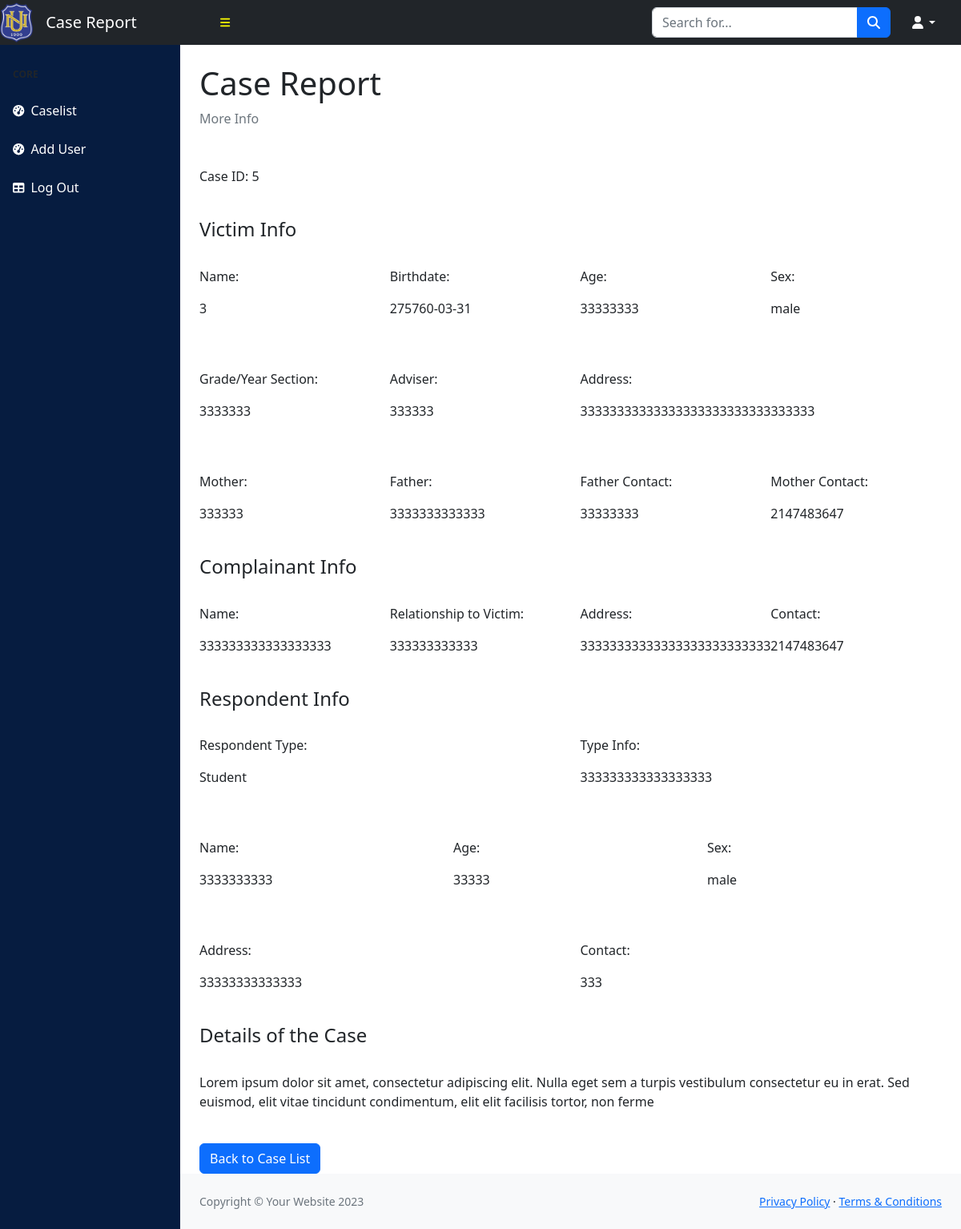
The page /startbootstrap-sb-admin-gh-pages/view_more.php?case_id=5 on the database its author committed.
### tables this page shows
CREATE TABLE `_case_reports` (
  `case_id` int(11) NOT NULL,
  `victim_name` varchar(50) NOT NULL,
  `victim_birthdate` varchar(50) NOT NULL,
  `victim_age` varchar(50) NOT NULL,
  `victim_sex` varchar(50) NOT NULL,
  `victim_gryrsection` varchar(50) NOT NULL,
  `victim_adviser` varchar(50) NOT NULL,
  `victim_mother` varchar(50) NOT NULL,
  `victim_father` varchar(50) NOT NULL,
  `victim_address` varchar(50) NOT NULL,
  `victim_father_contact` int(20) NOT NULL,
  `victim_mother_contact` int(20) NOT NULL,
  `complain_name` varchar(50) NOT NULL,
  `relationship_to_victim` varchar(50) NOT NULL,
  `complain_address` varchar(50) NOT NULL,
  `complain_contact` int(20) NOT NULL,
  `respondent_type` varchar(50) NOT NULL,
  `type_info` varchar(50) NOT NULL,
  `respondent_name` varchar(50) NOT NULL,
  `respondent_age` int(11) NOT NULL,
  `respondent_sex` varchar(50) NOT NULL,
  `respondent_address` varchar(50) NOT NULL,
  `respondent_contact` int(20) NOT NULL,
  `details_case` varchar(200) NOT NULL,
  `action` varchar(20) NOT NULL
);

### startbootstrap-sb-admin-gh-pages/view_more.php (the view, shortened to what this page needs)
<?php
$con = mysqli_connect(DB_SERVER, DB_USERNAME, DB_PASSWORD, DB_NAME);
if (isset($_GET['case_id'])) {
    $case_id = $_GET['case_id'];
} else {
}
?>
<!DOCTYPE html>
<html lang="en">
    <head>
        <link href="css/styles.css" rel="stylesheet" />
    </head>
    <body>
        <nav class="sb-topnav navbar navbar-expand navbar-dark bg-dark">
            <div class="d-flex align-items-center">
                <div class="text-center">
                    <img src="national university.png" alt="NU Logo" height="50" width="auto" class="mx-auto">
                </div>
                <a class="navbar-brand ps-3">Case Report</a>
            </div>
            <button class="btn btn-link btn-sm order-1 order-lg-0 me-4 me-lg-0" id="sidebarToggle" href="#!">
                <i class="fas fa-bars" style="color: yellow;"></i>
            </button>
            <form class="d-none d-md-inline-block form-inline ms-auto me-0 me-md-3 my-2 my-md-0">
                <div class="input-group">
                    <input class="form-control" type="text" placeholder="Search for..." aria-label="Search for..." aria-describedby="btnNavbarSearch" />
                    <button class="btn btn-primary" id="btnNavbarSearch" type="button"><i class="fas fa-search"></i></button>
                </div>
            </form>
            <ul class="navbar-nav ms-auto ms-md-0 me-3 me-lg-4">
                <li class="nav-item dropdown">
                    <a class="nav-link dropdown-toggle" id="navbarDropdown" href="#" role="button" data-bs-toggle="dropdown" aria-expanded="false"><i class="fas fa-user fa-fw"></i></a>
                </li>
            </ul>
        </nav>
        <div id="layoutSidenav">
            <div id="layoutSidenav_nav">
                <nav class="sb-sidenav accordion sb-sidenav-dark" id="sidenavAccordion">
                    <div class="sb-sidenav-menu">
                        <div class="nav">
                            <div class="sb-sidenav-menu-heading">Core</div>
                            <a class="nav-link" href="guidance_view.php">
                                <div class="sb-nav-link-icon"><i class="fas fa-tachometer-alt"></i></div>
                                Caselist
                            </a>
                            <a class="nav-link" href="register.html">
                                <div class="sb-nav-link-icon"><i class="fas fa-tachometer-alt"></i></div>
                                Add User
                            </a>
                            <a class="nav-link" href="login.html">
                                        <div class="sb-nav-link-icon"><i class="fas fa-table"></i></div>
                                        Log Out
                            </a>
                        </div>
                    </div>
                </nav>
            </div>
            <div id="layoutSidenav_content">
                <main>
                    <div class="container-fluid px-4">
                        <h1 class="mt-4">Case Report</h1>
                        <ol class="breadcrumb mb-4">
                            <li class="breadcrumb-item active">More Info</li>
                        </ol>
                        <?php
                        $sql = "SELECT * FROM _case_reports WHERE case_id = '$case_id'";
                        $result = mysqli_query($con, $sql);
                        while ($row = mysqli_fetch_assoc($result)) {
                            $case_id = $row['case_id'];
                            $victim_name = $row['victim_name'];
                            $victim_birthdate = $row['victim_birthdate'];
                            $victim_age = $row['victim_age'];
                            $victim_sex = $row['victim_sex'];
                            $victim_gryrsection = $row['victim_gryrsection'];
                            $victim_adviser = $row['victim_adviser'];
                            $victim_address = $row['victim_address'];
                            $victim_mother = $row['victim_mother'];
                            $victim_father = $row['victim_father'];
                            $victim_father_contact = $row['victim_father_contact'];
                            $victim_mother_contact = $row['victim_mother_contact'];
                            $complain_name = $row['complain_name'];
                            $relationship_to_victim = $row['relationship_to_victim'];
                            $complain_address = $row['complain_address'];
                            $complain_contact = $row['complain_contact'];
                            $respondent_type = $row['respondent_type'];
                            $type_info = $row['type_info'];
                            $respondent_name = $row['respondent_name'];
                            $respondent_age = $row['respondent_age'];
                            $respondent_sex = $row['respondent_sex'];
                            $respondent_address = $row['respondent_address'];
                            $respondent_contact = $row['respondent_contact'];
                            $details_case = $row['details_case'];
                            }
                            ?>
<!DOCTYPE html>
<html lang="en">
<head>
</head>
<body>
    <div class="row">
        <div class="col-md-12">
            <br>
            <p>Case ID: <?php echo $case_id; ?></p>
            <br>
        </div>
    </div>
    <h4>Victim Info</h4>
    <div class="row">
        <div class="col-md-3">
            <br>
            <p>Name:</p>
            <p><?php echo $victim_name; ?></p>
            <br>
        </div>
        <div class="col-md-3">
            <br>
            <p>Birthdate:</p>
            <p><?php echo $victim_birthdate; ?></p>
            <br>
        </div>
        <div class="col-md-3">
            <br>
            <p>Age:</p>
            <p><?php echo $victim_age; ?></p>
            <br>
        </div>
        <div class="col-md-3">
            <br>
            <p>Sex:</p>
            <p><?php echo $victim_sex; ?></p>
            <br>
        </div>
    </div>
    <div class="row">
        <div class="col-md-3">
            <br>
            <p>Grade/Year Section:</p>
            <p><?php echo $victim_gryrsection; ?></p>
            <br>
        </div>
        <div class="col-md-3">
            <br>
            <p>Adviser:</p>
            <p><?php echo $victim_adviser; ?></p>
            <br>
        </div>
        <div class="col-md-6">
            <br>
            <p>Address:</p>
            <p><?php echo $victim_address; ?></p>
            <br>
        </div>
    </div>
    <div class="row">
        <div class="col-md-3">
            <br>
            <p>Mother:</p>
            <p><?php echo $victim_mother; ?></p>
            <br>
        </div>
        <div class="col-md-3">
            <br>
            <p>Father:</p>
            <p><?php echo $victim_father; ?></p>
            <br>
        </div>
        <div class="col-md-3">
            <br>
            <p>Father Contact:</p>
            <p><?php echo $victim_father_contact; ?></p>
            <br>
        </div>
        <div class="col-md-3">
            <br>
            <p>Mother Contact:</p>
            <p><?php echo $victim_mother_contact; ?></p>
            <br>
        </div>
    </div>
    <h4>Complainant Info</h4>
    <div class="row">
        <div class="col-md-3">
            <br>
            <p>Name:</p>
            <p><?php echo $complain_name; ?></p>
            <br>
        </div>
        <div class="col-md-3">
            <br>
            <p>Relationship to Victim:</p>
            <p><?php echo $relationship_to_victim; ?></p>
            <br>
        </div>
        <div class="col-md-3">
            <br>
            <p>Address:</p>
            <p><?php echo $complain_address; ?></p>
            <br>
        </div>
        <div class="col-md-3">
            <br>
            <p>Contact:</p>
            <p><?php echo $complain_contact; ?></p>
            <br>
        </div>
    </div>
    <h4>Respondent Info</h4>
    <div class="row">
        <div class="col-md-6">
            <br>
            <p>Respondent Type:</p>
            <p><?php echo $respondent_type; ?></p>
            <br>
        </div>
        <div class="col-md-6">
            <br>
            <p>Type Info:</p>
            <p><?php echo $type_info; ?></p>
            <br>
        </div>
    </div>
    <div class="row">
        <div class="col-md-4">
            <br>
            <p>Name:</p>
            <p><?php echo $respondent_name; ?></p>
            <br>
        </div>
        <div class="col-md-4">
            <br>
            <p>Age:</p>
            <p><?php echo $respondent_age; ?></p>
            <br>
        </div>
        <div class="col-md-4">
            <br>
            <p>Sex:</p>
            <p><?php echo $respondent_sex; ?></p>
            <br>
        </div>
    </div>
    <div class="row">
        <div class="col-md-6">
            <br>
            <p>Address:</p>
            <p><?php echo $respondent_address; ?></p>
            <br>
        </div>
        <div class="col-md-6">
            <br>
            <p>Contact:</p>
            <p><?php echo $respondent_contact; ?></p>
            <br>
        </div>
    </div>
    <h4>Details of the Case </h4>
    <div class="row">
        <div class="col-md-12">
            <br>
            <p><?php echo $details_case; ?></p>
            <br>
        </div>
    </div>
    <a href="guidance_view.php"><button type="button" class="btn btn-primary ms-auto" >Back to Case List</button></a>
</body>
</html>
                </main>
                <footer class="py-4 bg-light mt-auto">
                    <div class="container-fluid px-4">
                        <div class="d-flex align-items-center justify-content-between small">
                            <div class="text-muted">Copyright &copy; Your Website 2023</div>
                            <div>
                                <a href="#">Privacy Policy</a>
                                &middot;
                                <a href="#">Terms &amp; Conditions</a>
                            </div>
                        </div>
                    </div>
                </footer>
            </div>
        </div>
    </body>
</html>

### rows shown on the page
_case_reports: case_id "5", victim_name "3", victim_birthdate "275760-03-31", victim_age "33333333", victim_sex "male", victim_gryrsection "3333333", victim_adviser "333333", victim_address "33333333333333333333333333333333", victim_mother "333333", victim_father "3333333333333", victim_father_contact "33333333", victim_mother_contact "2147483647", complain_name "333333333333333333", relationship_to_victim "333333333333", complain_address "33333333333333333333333333", complain_contact "2147483647", respondent_type "Student", type_info "333333333333333333", respondent_name "3333333333", respondent_age "33333", respondent_sex "male", respondent_address "33333333333333", respondent_contact "333", details_case "Lorem ipsum dolor sit amet, consectetur adipiscing elit. Nulla eget sem a turpis vestibulum consectetur eu in erat. Sed euismod, elit vitae tincidunt condimentum, elit elit facilisis tortor, non ferme"
